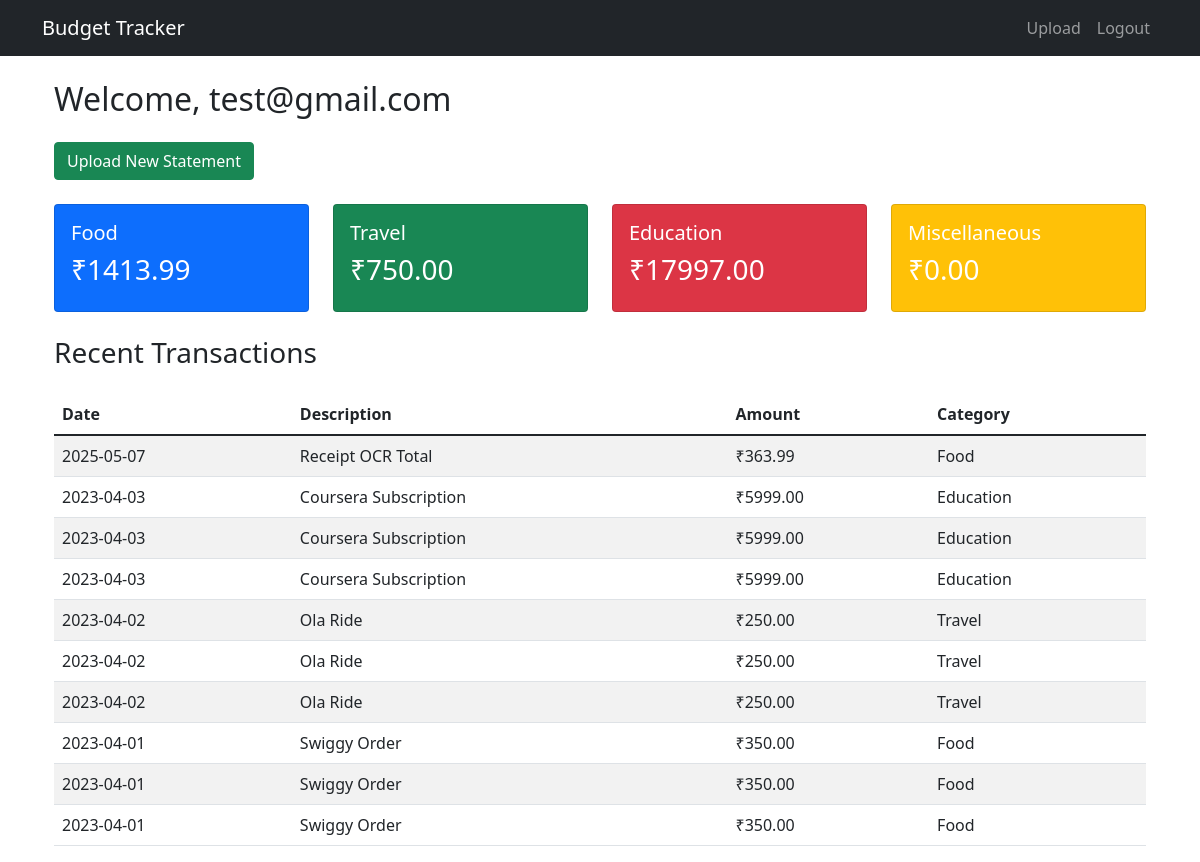
The page /dashboard (signed in) on the database its author committed.
### app.py (models this page shows)
class User(UserMixin, db.Model):
    id = db.Column(db.Integer, primary_key=True)
    email = db.Column(db.String(100), unique=True)
    password = db.Column(db.String(100))
    transactions = db.relationship('Transaction', backref='user', lazy=True)

class Transaction(db.Model):
    id = db.Column(db.Integer, primary_key=True)
    user_id = db.Column(db.Integer, db.ForeignKey('user.id'), nullable=False)
    filename = db.Column(db.String(100))
    date = db.Column(db.String(20))
    description = db.Column(db.String(200))
    amount = db.Column(db.Float)
    category = db.Column(db.String(50))
    timestamp = db.Column(db.DateTime, default=datetime.utcnow)

### app.py (the view)
@app.route('/dashboard')
@login_required
def dashboard():
    categories = ['Food', 'Travel', 'Education', 'Miscellaneous']
    totals = {}
    for category in categories:
        totals[category] = db.session.query(db.func.sum(Transaction.amount)).\
            filter(Transaction.user_id == current_user.id,
                   Transaction.category == category).scalar() or 0.0
    transactions = Transaction.query.filter_by(user_id=current_user.id).order_by(Transaction.date.desc()).all()
    return render_template('dashboard.html', totals=totals, transactions=transactions)

### app.py (called while the page is built)
@login_manager.user_loader
def load_user(user_id):
    return User.query.get(int(user_id))

### templates/dashboard.html
{% extends "base.html" %}
{% block content %}
<div class="container">
    <h2 class="my-4">Welcome, {{ current_user.email }}</h2>
    <div class="row mb-4">
        <div class="col-md-3">
            <a href="{{ url_for('upload') }}" class="btn btn-success">Upload New Statement</a>
        </div>
    </div>
    <div class="row mb-4">
        <div class="col-md-3">
            <div class="card text-white bg-primary">
                <div class="card-body">
                    <h5>Food</h5>
                    <h3>₹{{ "%.2f"|format(totals.Food) }}</h3>
                </div>
            </div>
        </div>
        <div class="col-md-3">
            <div class="card text-white bg-success">
                <div class="card-body">
                    <h5>Travel</h5>
                    <h3>₹{{ "%.2f"|format(totals.Travel) }}</h3>
                </div>
            </div>
        </div>
        <div class="col-md-3">
            <div class="card text-white bg-danger">
                <div class="card-body">
                    <h5>Education</h5>
                    <h3>₹{{ "%.2f"|format(totals.Education) }}</h3>
                </div>
            </div>
        </div>
        <div class="col-md-3">
            <div class="card text-white bg-warning">
                <div class="card-body">
                    <h5>Miscellaneous</h5>
                    <h3>₹{{ "%.2f"|format(totals.Miscellaneous) }}</h3>
                </div>
            </div>
        </div>
    </div>
    <h3 class="my-4">Recent Transactions</h3>
    <table class="table table-striped">
        <thead>
            <tr>
                <th>Date</th>
                <th>Description</th>
                <th>Amount</th>
                <th>Category</th>
            </tr>
        </thead>
        <tbody>
            {% for transaction in transactions %}
            <tr>
                <td>{{ transaction.date }}</td>
                <td>{{ transaction.description }}</td>
                <td>₹{{ "%.2f"|format(transaction.amount) }}</td>
                <td>{{ transaction.category }}</td>
            </tr>
            {% endfor %}
        </tbody>
    </table>
</div>
{% endblock %}

### rows shown on the page
User: email "test@gmail.com"
Transaction: amount "363.99"
Transaction: amount "5999.00"
Transaction: amount "5999.00"
Transaction: amount "5999.00"
Transaction: amount "250.00"
Transaction: amount "250.00"
Transaction: amount "250.00"
Transaction: amount "350.00"
Transaction: amount "350.00"
Transaction: amount "350.00"

### other values the page prints
{{ "%.2f"|format(totals.Food) }} "1413.99"
{{ "%.2f"|format(totals.Travel) }} "750.00"
{{ "%.2f"|format(totals.Education) }} "17997.00"
{{ "%.2f"|format(totals.Miscellaneous) }} "0.00"
